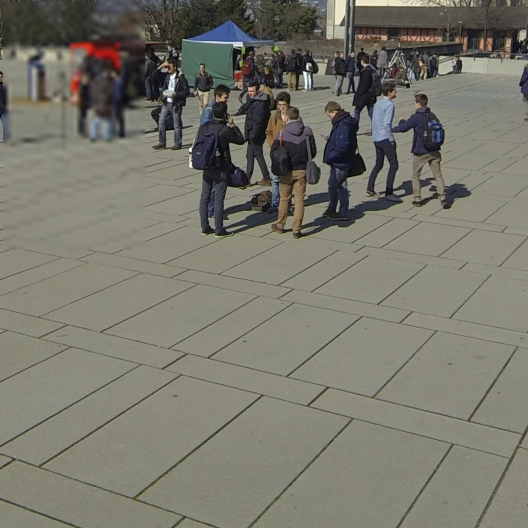
#> input picture yolov3/single_img_model/src/128/images/C1_00001760.png, 1056 x 1056 px, found by its file name (shown at 1/2 size); its folder holds only this picture in this run
$ python subsample_images.py
#> lines starting #> are read from the running program, lines starting #| are printed output that depends on the picture; after the words box and inside, x2 and y2 are one past the last pixel; in counts of white or black regions, pixels touching at a corner belong together
"""
module to downsample shared region of images as per the given resolution
"""
import cv2
import os

if __name__ == "__main__":
    cam_pair = "1_4"

    in_data_dir = "./test_data/cam_1_4/1056/images/"
    img_dim = (1056.0, 1056.0)

    resolutions = [512, 416, 320, 224, 128]
    spatial_overlap = {
        "1_4": [6, 4, 90, 104],
        "5_7": [91, 142, 693, 510]
    }

    x1, y1, x2, y2 = spatial_overlap[cam_pair]
    print("Cam pair: {}, Spatial Overlap : {}\n".format(cam_pair, spatial_overlap[cam_pair]))
    sh_width = x2 - x1
    sh_height = y2 - y1

    fnames = os.listdir(in_data_dir)
    for res in resolutions:
        print("Resolution: {}\n".format(res))
        out_data_dir = "./test_data/cam_{}/{}/images".format(cam_pair, res)
        for name in fnames:
            print("image name :{}\n".format(name))
            image = cv2.imread("{}/{}".format(in_data_dir, name))
#> image is the input picture: shape (1056, 1056, 3); mean B, G, R 107.8, 119.3, 119.8
            # assert image.shape == (1056, 1056, 3)

            # extract and downsample the shared region
            shared_region = image[y1:y2, x1:x2]
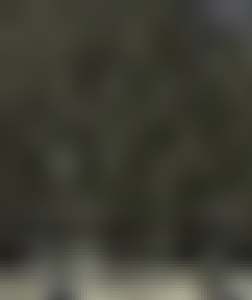
#> shared_region: shape (100, 84, 3) (shown 3 times larger); mean B, G, R 52.1, 62.5, 62.4
            sh_reg_new_width = int((sh_width / img_dim[0]) * res)
            sh_reg_new_height = int((sh_height / img_dim[1]) * res)

            temp = cv2.resize(shared_region, dsize=(sh_reg_new_width, sh_reg_new_height), interpolation=cv2.INTER_AREA)
            shared_region = cv2.resize(temp, dsize=(sh_width, sh_height), interpolation=cv2.INTER_CUBIC)
            image[y1:y2, x1:x2] = shared_region
#> image: shape (1056, 1056, 3); 0.33% of pixels changed, all inside (x1, y1, x2, y2) = (6, 4, 90, 104)

            # save the resulting image
            cv2.imwrite("{}/{}".format(out_data_dir, name), image)
            break
